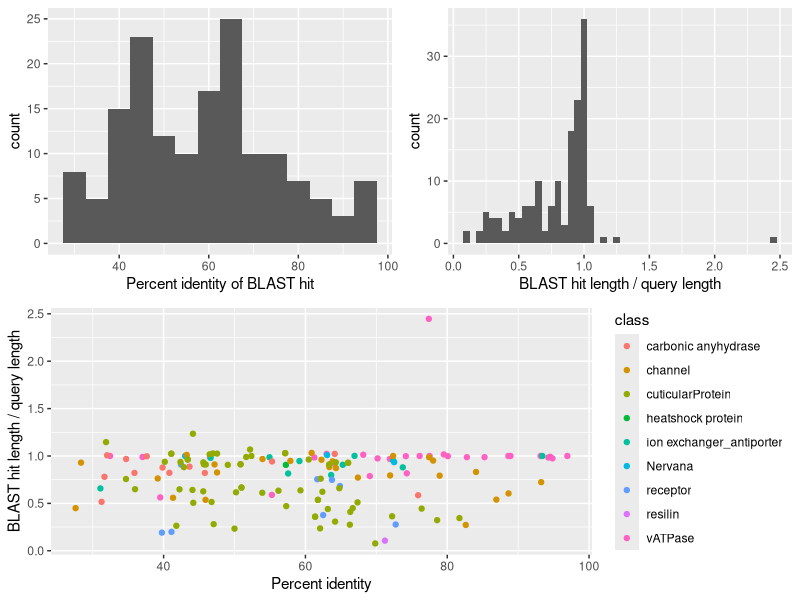
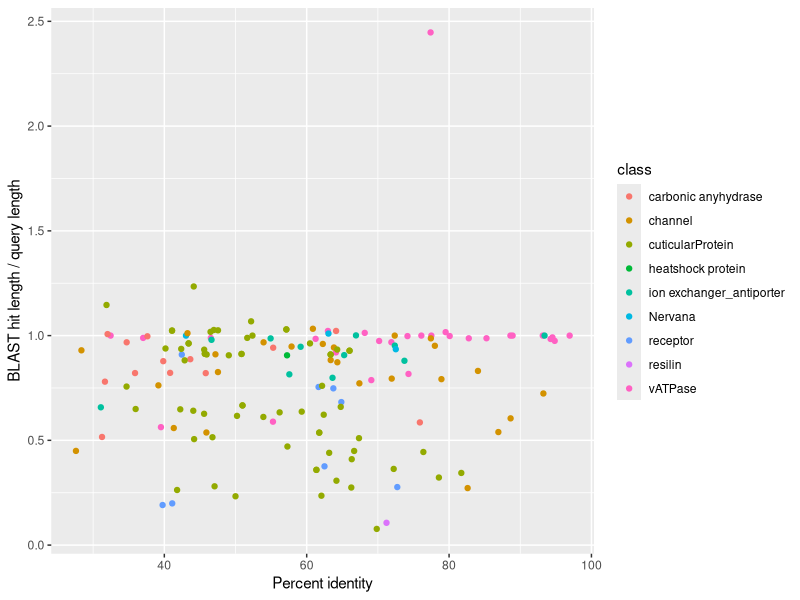
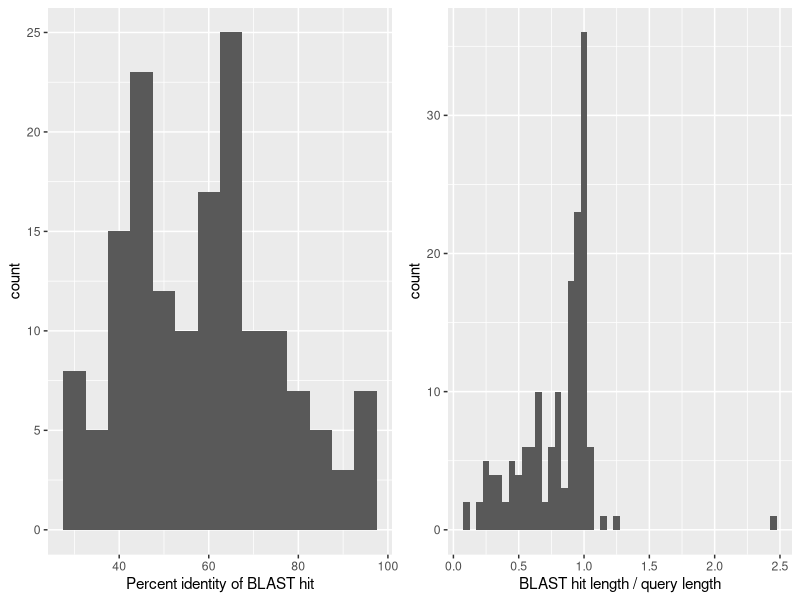
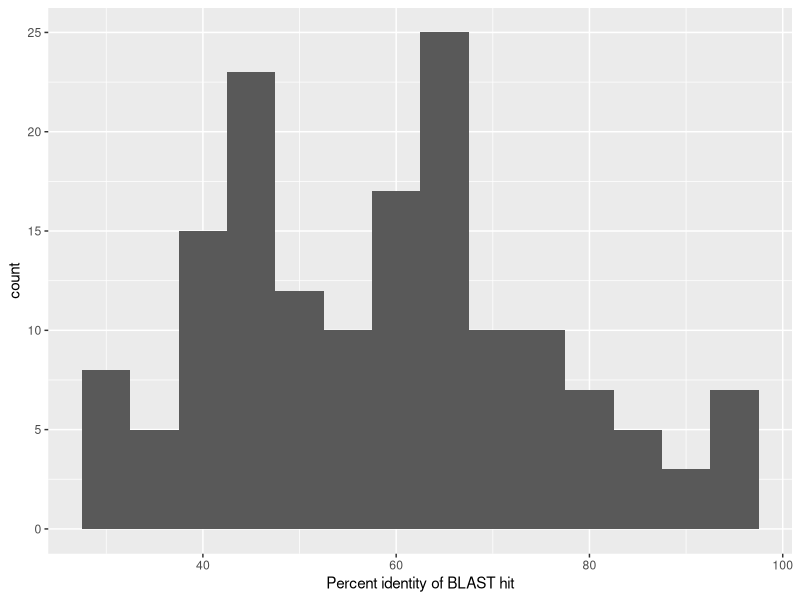
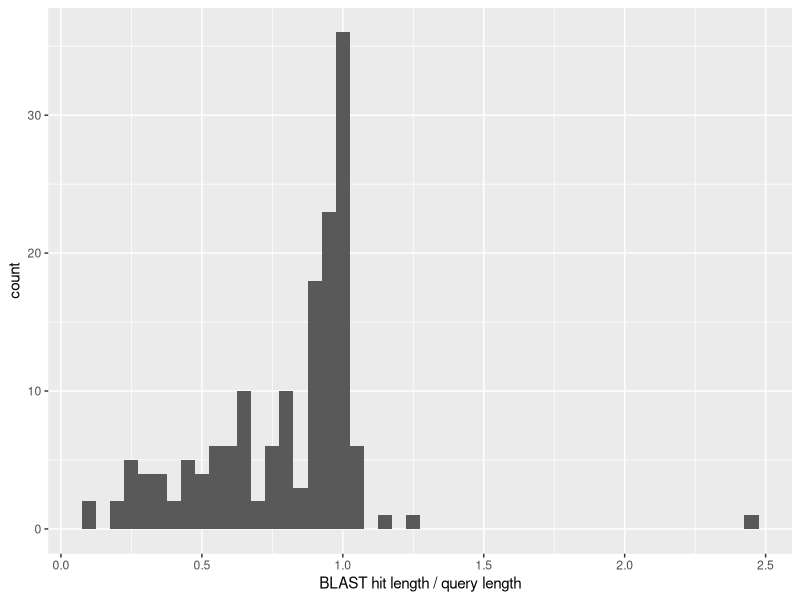

Source code (R) for these figures, in order:
## 20220617
## produce plots of BLASTp results from candidate Drosophila proteins 
## using the trimmed Chaoborous transcriptome as a database

## load libraries
library(ggplot2)
library(readxl)
library(cowplot)

## load BLAST summary results
geneContent <- read_xlsx('targetedGene_query_trimmed.xlsx')  

## plot identity of BLAST hit (x-axis) and length of hit divided by length of query (y-axis)
id_by_length <- ggplot(data=geneContent,aes(x=ident,y=length/queryLength)) + geom_point(aes(colour=class)) + 
  xlab('Percent identity') + ylab('BLAST hit length / query length') 

## generate histograms of percent identity and of length of hit divided by length of query
id_hist <- ggplot(data=geneContent,aes(x=ident)) + geom_histogram(binwidth=5) + xlab('Percent identity of BLAST hit')
length_hist <- ggplot(data=geneContent,aes(x=length/queryLength)) + geom_histogram(binwidth=.05) + xlab('BLAST hit length / query length')

## generate multi-panel plot
id_grid <- plot_grid(id_hist,length_hist)
all_grid <- plot_grid(id_grid,id_by_length,ncol=1)
